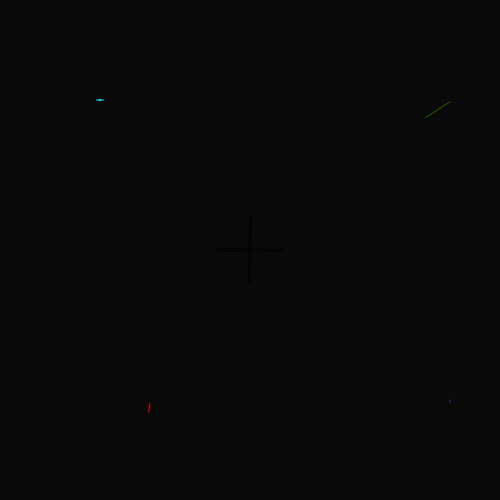
Frame 1 (no input)
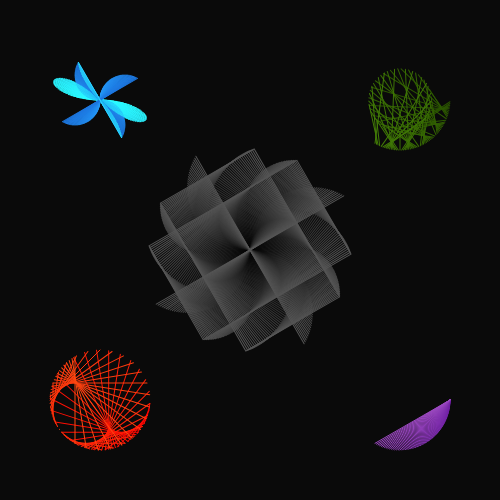
Frame 60 (no input)
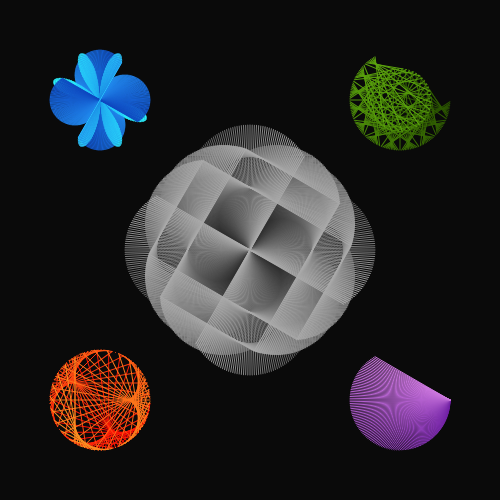
Frame 120 (the mouse pressed at the canvas centre since frame 60)

The p5.js sketch that drew these frames (run headless with seeded random() and noise() and a simulated clock; from frame 60 on, the mouse is pressed at the canvas centre):

// p5.js sketch
// ── sketch.js
function setup() {
  createCanvas(500, 500);
  angleMode(DEGREES);
  background(10);
  rectMode(CENTER);
  frameRate(60);
}

function draw() {
  translate(width/2,height/2);
  
  //fig.centrale
  push();
  rotate(frameCount);
  stroke(lerpColor(color('#000000'), color('#ffffff'), frameCount/180));
  noFill();
  
  line(0,0,sin(frameCount)*width/4,0);
  line(0,0,-(width/4*sin(frameCount)),0);
  line(0,0,0,sin(frameCount)*width/4);
  line(0,0,0,-(width/4*sin(frameCount)));
  
  rect(0, 0, sin(frameCount)*width/4+width/8,sin(frameCount)*width/4);
  rect(0, 0, sin(frameCount)*width/4, sin(frameCount)*width/4+width/8);
  pop();
  

  //fig.basso-dx
  push();
  translate(150,150);
  stroke(lerpColor(color('#6919a0'), color('#ffa8ff'), frameCount/180));
  line(width/10,0,width/10*cos(frameCount*2),height/10*sin(frameCount*2));
  pop();
  
  
 //fig.alto-sx
 push();
  translate(-150,-150);
  rotate(frameCount);
  stroke(lerpColor(color('#2aa4ff'), color('#0019a0'), frameCount/180));
  
  line(0,0,sin(frameCount)*width/10,0);
  line(0,0,-(width/10*sin(frameCount)),0);
  line(0,0,0,sin(frameCount)*width/10);
  line(0,0,0,-(width/10*sin(frameCount)));
  
  stroke(lerpColor(color('#2affff'), color('#2aa4ff'), frameCount/180));
  line(0,0,sin(frameCount*4)*width/10,0);
  line(0,0,-(width/10*sin(frameCount*4)),0);
  pop();
  
  //fig.basso-sx
  push();
  stroke(lerpColor(color('#ff0000'), color('#f9dc33'), frameCount/180));
  translate(-150,150);
  rotate(frameCount*4);
  line(width/10,0,width/10*cos(frameCount*10),height/10*sin(frameCount*10));
  pop();

  //fig.alto-dx
  push();
  stroke(lerpColor(color('#295200'), color('#77d215'), frameCount/180));
  translate(150,-150);
  rotate(frameCount*2);
  line(width/10,0,width/16*cos(frameCount*32),height/16*sin(frameCount*32));
  pop();
  
  if(frameCount ==180) {
    noLoop();
  }
}
